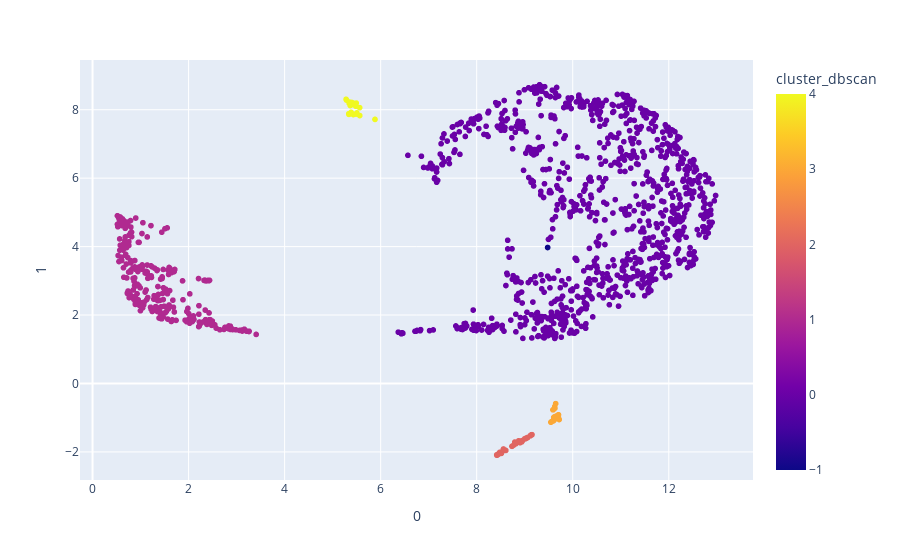

This figure's notebook cell:
### Code cell
clustered = pd.concat([components, X], axis=1)
px.scatter(data_frame=clustered, x="0", y="1", color="cluster_dbscan")

### Figure 1 — Plotly figure (JSON) as saved in the notebook; plotly's stock layout.template omitted (floating-point values rounded to 4 significant figures; data arrays with more than 128 entries replaced by an {"elided": "..."} marker saying what was removed)
{"data": [{"hovertemplate": "0=%{x}<br>1=%{y}<br>cluster_dbscan=%{marker.color}<extra></extra>", "legendgroup": "", "marker": {"color": {"elided": "1338 int values"}, "coloraxis": "coloraxis", "symbol": "circle"}, "mode": "markers", "name": "", "showlegend": false, "type": "scattergl", "x": {"elided": "1338 float values"}, "xaxis": "x", "y": {"elided": "1338 float values"}, "yaxis": "y"}], "layout": {"coloraxis": {"colorbar": {"title": {"text": "cluster_dbscan"}}, "colorscale": [[0, "#0d0887"], [0.1111, "#46039f"], [0.2222, "#7201a8"], [0.3333, "#9c179e"], [0.4444, "#bd3786"], [0.5556, "#d8576b"], [0.6667, "#ed7953"], [0.7778, "#fb9f3a"], [0.8889, "#fdca26"], [1, "#f0f921"]]}, "legend": {"tracegroupgap": 0}, "margin": {"t": 60}, "xaxis": {"anchor": "y", "domain": [0, 1], "title": {"text": "0"}}, "yaxis": {"anchor": "x", "domain": [0, 1], "title": {"text": "1"}}}}
